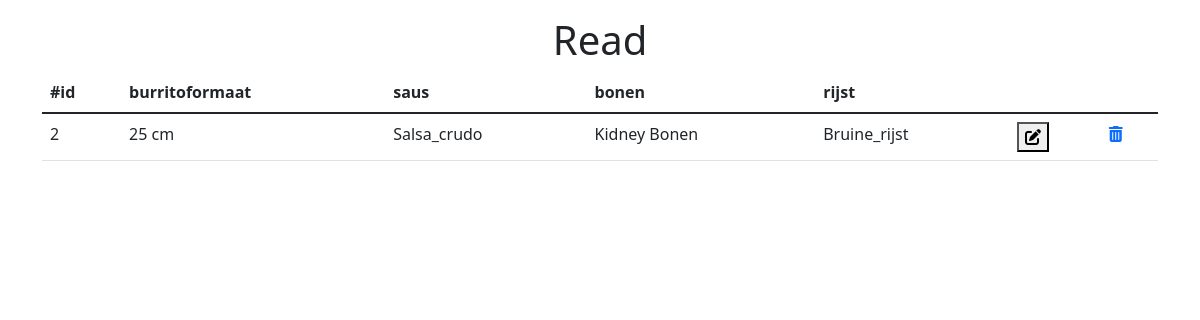
The page /read.php on the database as committed earlier.
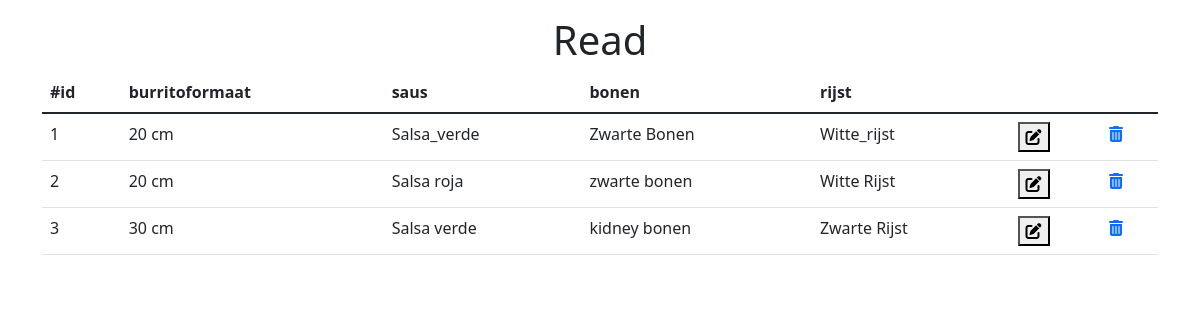
The same page on the database as committed later.
### tables this page shows
CREATE TABLE IF NOT EXISTS `burrito` (
  `id` int(11) NOT NULL AUTO_INCREMENT,
  `burritoformaat` varchar(50) NOT NULL,
  `saus` varchar(50) NOT NULL,
  `bonen` varchar(50) NOT NULL,
  `rijst` varchar(50) NOT NULL,
  PRIMARY KEY (`id`)
);

### read.php (the view, shortened to what this page needs)
<?php
try{
    $servername = "localhost";
    $username = "root";
    $password = "";
    $dbname = "pdo_toets_herkansing";
    $conn = new PDO("mysql:host=$servername;dbname=$dbname", $username, $password);
    $conn->setAttribute(PDO::ATTR_ERRMODE, PDO::ERRMODE_EXCEPTION);
    $stmt = $conn->prepare("SELECT * FROM burrito");
    $stmt->execute();
    $resultentable = "";
    foreach($stmt->fetchAll() as $key=>$value){
        $resultentable .= "
        <tr>
        <td>$value->id</td>
        <td>$value->burritoformaat cm</td>
        <td>$value->saus</td>
        <td>$value->bonen</td>
        <td>$value->rijst</td>
        <td>
        <form action='./edit.php' method='POST'>
        <input type='hidden' name='id' value='$value->id'>
        <button type='submit'><i class='fa-solid fa-pen-to-square'></i></button>
        </form>
        </td>
        <td><a href='delete.php?id=$value->id'><i class='fa-solid fa-trash-can'></i></a></td>
        </tr>
        ";
    }
}catch(ErrorException $e){
    print("Error: " . $e->getMessage());
}
?>
<!doctype html>
<html lang="en">
<head>
  <link href="https://cdn.jsdelivr.net/npm/bootstrap@5.1.3/dist/css/bootstrap.min.css" rel="stylesheet">
  <link rel="stylesheet" href="https://cdnjs.cloudflare.com/ajax/libs/font-awesome/6.0.0/css/all.min.css">
</head>
<body>
<div class="container mt-3">
    <h1 class="text-center">Read</h1>
<table class="table">
  <thead>
    <tr>
      <th scope="col">#id</th>
      <th scope="col">burritoformaat</th>
      <th scope="col">saus</th>
      <th scope="col">bonen</th>
      <th scope="col">rijst</th>
      <th></th>
    </tr>
  </thead>
  <?php echo $resultentable ?>
</table>
</div>
</body>
</html>

Rows that differ between the two databases and show on the page:
added burrito: id "1", burritoformaat "20", saus "Salsa_verde", bonen "Zwarte Bonen", rijst "Witte_rijst"
changed burrito id 2: burritoformaat "25" → "20"; saus "Salsa_crudo" → "Salsa roja"; bonen "Kidney Bonen" → "zwarte bonen"; rijst "Bruine_rijst" → "Witte Rijst"
added burrito: id "3", burritoformaat "30", saus "Salsa verde", bonen "kidney bonen", rijst "Zwarte Rijst"
